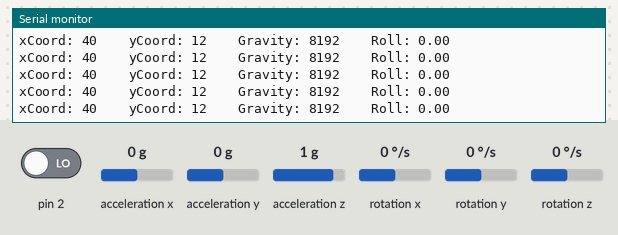
This sketch was run on a simulated Arduino Uno, built with avr-gcc and run on an emulated ATmega328P. Parts: the last lines printed to the serial monitor. The inputs (shaded band) are chosen by the test bench; at power-on: acceleration x 0 g, acceleration y 0 g, acceleration z 1 g, pin 2 LOW, rotation x 0 °/s, rotation y 0 °/s, rotation z 0 °/s. The sensor or clock chip raises its interrupt line as the real part does; no radio packets arrive unless stated.

Above: at 1.7 s.
1.8 s: acceleration x set to 0.2 g
At 2.6 s:
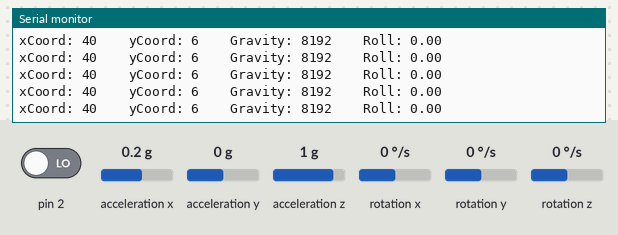
3.3 s: acceleration y set to -1.4 g
At 4.2 s:
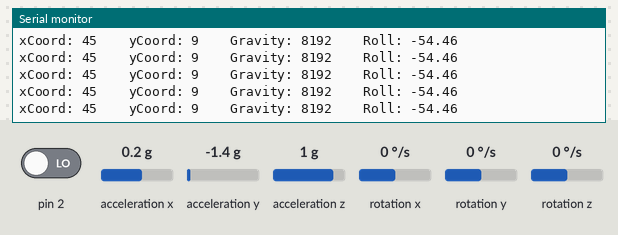
6.3 s: acceleration z set to -1.4 g
At 7.1 s:
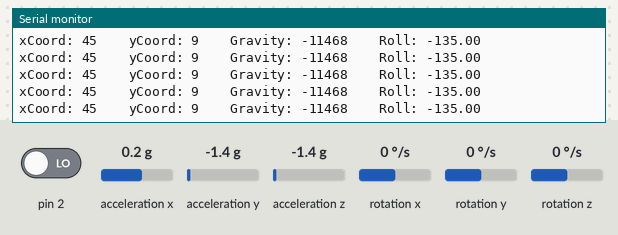
9.3 s: acceleration x set to -1.4 g
At 10.3 s:
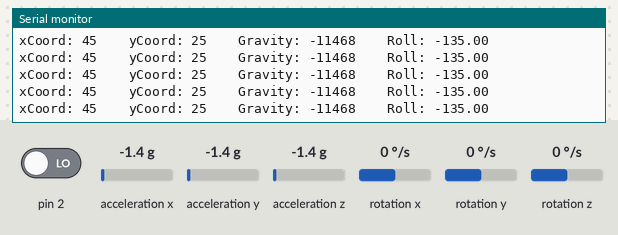
12.3 s: acceleration z set to 0 g
At 13.3 s:
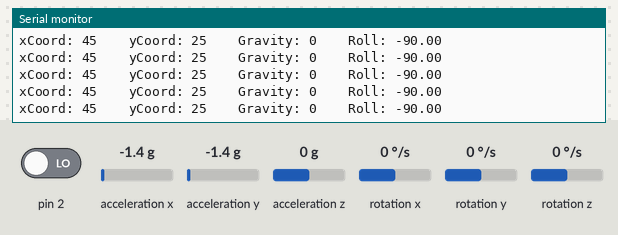
15.3 s: acceleration y set to 0 g
At 16.3 s:
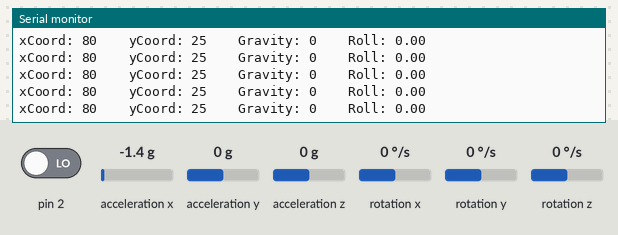
Timing chart, 0 to 18.3 s (numbered marks = the images above; inputs shaded):
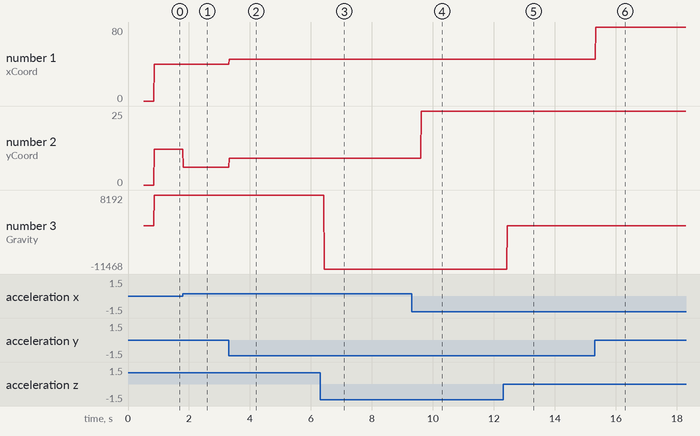

Measured:
- after the input at 1.8 s, the serial monitor: prints a new line at once (image 1)
- after the input at 3.3 s, the serial monitor: prints a new line at once (image 2)
- after the input at 6.3 s, the serial monitor: prints a new line at once (image 3)
- after the input at 9.3 s, the serial monitor: prints a new line after 0.31 s (image 4)
- after the input at 12.3 s, the serial monitor: prints a new line at once (image 5)
- after the input at 15.3 s, the serial monitor: prints a new line at once (image 6)
- plotted number 1: 40 → 45 after the input at 3.3 s, 45 → 80 after the input at 15.3 s
- plotted number 2: 12 → 6 after the input at 1.8 s, 6 → 9 after the input at 3.3 s, 9 → 25 after the input at 9.3 s

The sketch:

MPUtest.ino
```cpp
// our regular includes and stuff
#include "I2Cdev.h"
#include "MPU6050_6Axis_MotionApps20.h"
#include <SPI.h>
#include "RF24.h"

// pin constants!
const int buttonPin = 6;   // pin for our clicky button

#if I2CDEV_IMPLEMENTATION == I2CDEV_ARDUINO_WIRE
    #include "Wire.h"
#endif

// declare our mpu object
MPU6050 mpu;

// MPU control and status variables
bool dmpReady = false;  // set true if DMP init was successful
uint8_t mpuIntStatus;   // holds actual interrupt status byte from MPU
uint8_t devStatus;      // return status after each device operation (0 = success, !0 = error)
uint16_t packetSize;    // expected DMP packet size (default is 42 bytes)
uint16_t fifoCount;     // count of all bytes currently in FIFO
uint8_t fifoBuffer[64]; // FIFO storage buffer

// MPU orientation and motion variables
Quaternion q;           // [w, x, y, z]         quaternion container
VectorInt16 aa;         // [x, y, z]            accel sensor measurements
VectorInt16 aaReal;     // [x, y, z]            gravity-free accel sensor measurements
VectorInt16 aaWorld;    // [x, y, z]            world-frame accel sensor measurements
VectorFloat gravity;    // [x, y, z]            gravity vector
float euler[3];         // [psi, theta, phi]    Euler angle container
float ypr[3];           // [yaw, pitch, roll]   yaw/pitch/roll container and gravity vector

// MPU interruption detection
volatile bool mpuInterrupt = false;     // indicates whether MPU interrupt pin has gone high
void dmpDataReady() {
    mpuInterrupt = true;
}

// the Radio object
 RF24 radio(7,8);

byte addresses[][6] = {"1unit","2unit","3unit","4unit","5unit"};
    // controller is 1unit, player 1 is 2unit, player 2 is 3unit, player 3 is 4unit, player 4 is 5unit

// our struct for transmission
struct dataPackage{
  int8_t xCoordinate;
  int8_t yCoordinate;
//  uint8_t left;
//  uint8_t up;
//  uint8_t right;
  int8_t trigger;
};
struct dataPackage radioPackage;

// our timer variable
unsigned long currentMillis = 0;

// whole buncha global variables
int prevX, prevY;
float currYaw, currPitch, currRoll, prevYaw, prevPitch, prevRoll;
long currGrav, prevGrav;

// glitch tracker, to see if we've encountered a glitch this loop
int antiGlitch;

// anti-anti-glitch variable, prevents us from staying in anti-glitch mode for too long
int glitchCounter;

// and a mode that tells us whether to operate normally or ignore antiglitch
int deGlitchMode;


void setup()
{
  Serial.begin(38400);
  Serial.println(F("Welcome to the ECE391 MPU tester"));

  // join I2C bus (I2Cdev library doesn't do this automatically)
  #if I2CDEV_IMPLEMENTATION == I2CDEV_ARDUINO_WIRE
      Wire.begin();
      TWBR = 24; // 400kHz I2C clock (200kHz if CPU is 8MHz)
  #elif I2CDEV_IMPLEMENTATION == I2CDEV_BUILTIN_FASTWIRE
      Fastwire::setup(400, true);
  #endif

  // initialize object
  devStatus = mpu.dmpInitialize();

  // set offsets from test
  mpu.setXGyroOffset(-157);
  mpu.setYGyroOffset(84);
  mpu.setZGyroOffset(29);
  mpu.setZAccelOffset(411);

  // make sure all our MPU stuff worked, and turn it on!
  if (devStatus == 0) {
      // turn on the DMP, now that it's ready
//      Serial.println(F("Enabling DMP..."));
      mpu.setDMPEnabled(true);

      // enable Arduino interrupt detection
//      Serial.println(F("Enabling interrupt detection (Arduino external interrupt 0)..."));
      attachInterrupt(0, dmpDataReady, RISING);
      mpuIntStatus = mpu.getIntStatus();

      // set our DMP Ready flag so the main loop() function knows it's okay to use it
//      Serial.println(F("DMP ready! Waiting for first interrupt..."));
      dmpReady = true;

      // get expected DMP packet size for later comparison
      packetSize = mpu.dmpGetFIFOPacketSize();
  } else {
      // ERROR!
      // 1 = initial memory load failed
      // 2 = DMP configuration updates failed
      // (if it's going to break, usually the code will be 1)
/*      Serial.print(F("DMP Initialization failed (code "));
      Serial.print(devStatus);
      Serial.println(F(")"));
*/  }

  // set our radio stuff
  radio.begin();
  radio.setDataRate(RF24_250KBPS);
  radio.setChannel(108);
  radio.setPALevel(RF24_PA_LOW); // we might need to do this or not

  // open radio pipes
  radio.openWritingPipe(addresses[0]);
  radio.stopListening();

  // initialize our structs
  radioPackage.xCoordinate = 0;
  radioPackage.yCoordinate = 0;
//  radioPackage.left = 0;
//  radioPackage.up = 0;
//  radioPackage.right = 0;
  radioPackage.trigger = 0;

  // do our input pullup! this means it is normally high, and active low
  pinMode(buttonPin, INPUT_PULLUP);

  // and set a gravity thing so it wont scream at me
  prevGrav = 8000;

  // and antiglitch
  antiGlitch = 0;
  glitchCounter = 0;
  deGlitchMode = 1;
}

void loop()
{
  // if programming failed, don't try to do anything
  if (!dmpReady) return;

  // timer stuff
  currentMillis = millis();

  // reset interrupt flag and get INT_STATUS byte
  mpuInterrupt = false;
  mpuIntStatus = mpu.getIntStatus();

  // get current FIFO count
  fifoCount = mpu.getFIFOCount();

  // wait for correct available data length, should be a VERY short wait
  while (fifoCount < packetSize) fifoCount = mpu.getFIFOCount();

  // read a packet from FIFO
  mpu.getFIFOBytes(fifoBuffer, packetSize);
  mpu.resetFIFO();    // AND CLEAR THE FFER

  // track FIFO count here in case there is > 1 packet available
  // (this lets us immediately read more without waiting for an interrupt)
  fifoCount -= packetSize;

// displaying yaw, pitch and roll
  mpu.dmpGetQuaternion(&q, fifoBuffer);
  mpu.dmpGetGravity(&gravity, &q);
  mpu.dmpGetYawPitchRoll(ypr, &q, &gravity);
  mpu.dmpGetAccel(&aa, fifoBuffer);
/*
  Serial.print("ypr\t");
  Serial.print(ypr[0] * 180/M_PI);
  Serial.print("\t");
  Serial.print(ypr[1] * 180/M_PI);
  Serial.print("\t");
  Serial.print(ypr[2] * 180/M_PI);
  Serial.print("\t");
  Serial.print("angular velocity is");
  Serial.println(gyro);
*/

  // save previous coordinate values
  prevX = radioPackage.xCoordinate;
  prevY = radioPackage.yCoordinate;
  prevRoll = currRoll;    // and roll!
  prevGrav = currGrav;    // and gravity!

  // save our currpitch and yaw (and roll and gravity!)
  currYaw = (ypr[0] * 180/M_PI);
  currPitch = -(ypr[1] * 180/M_PI);
  currRoll = (ypr[2] * 180/M_PI);
  currGrav = aa.z;

/*  Serial.print(F("currYaw is "));
  Serial.print(currYaw);
  Serial.print(F("      currPitch is "));
  Serial.println(currPitch);
*/

  // disregard crazy gravity values
  if((abs(currGrav - prevGrav) > 6000) && (deGlitchMode))
  {
//    Serial.println(F("Woah there! Who forgot to pay the gravity bill?!"));
    currGrav = prevGrav;
    antiGlitch = 1;
  }

  // now turn these into our 80x25 coordinate system
  if((currRoll > 60) || (currRoll < -60)) // are we vertical?
  {
    radioPackage.xCoordinate = prevX;
    radioPackage.yCoordinate = .5*currPitch + 12.5; //disregard x coordinate
  }
  else if(currGrav > 0)    // check if orientation is upright
  {
    radioPackage.xCoordinate = currYaw + 40;
    radioPackage.yCoordinate = .5*currPitch + 12.5;
  }
  else if(currGrav <= 0)              // else it's not upright
  {
    radioPackage.xCoordinate = -(currYaw) + 40;    // flip x
    radioPackage.yCoordinate = .5*currPitch + 12.5;
  }
  else  // SENSOR FUSION!!! gravity and roll work together to eliminate glitches!
  {
    radioPackage.xCoordinate = prevX;
    radioPackage.yCoordinate = .5*currPitch + 12.5;
  }

  // also check for boundaries
  if(radioPackage.xCoordinate > 80)
  {
    radioPackage.xCoordinate = 80;
  }
  else if(radioPackage.xCoordinate < 0)
  {
    radioPackage.xCoordinate = 0;
  }
  if(radioPackage.yCoordinate > 25)
  {
    radioPackage.yCoordinate = 25;
  }
  else if(radioPackage.yCoordinate < 0)
  {
    radioPackage.yCoordinate = 0;
  }

  // disregard crazy coordinate values
  if(((abs(radioPackage.xCoordinate - prevX) > 20) || (abs(radioPackage.yCoordinate - prevY) > 10)) && (deGlitchMode))
  {
/*    Serial.print(F("Woah there! Got a crazy coordinate!         "));
    Serial.print(F("xCoord: "));
    Serial.print(radioPackage.xCoordinate);
    Serial.print(F("    yCoord: "));
    Serial.println(radioPackage.yCoordinate);
*/    radioPackage.xCoordinate = prevX;
    radioPackage.yCoordinate = prevY;
    antiGlitch = 1;
  }

  // print statements
  Serial.print(F("xCoord: "));
  Serial.print(radioPackage.xCoordinate);
  Serial.print(F("    yCoord: "));
  Serial.print(radioPackage.yCoordinate);
  Serial.print(F("    Gravity: "));
  Serial.print(currGrav);
  Serial.print(F("    Roll: "));
  Serial.println(currRoll);

  // our antiglitch stuff
  if(antiGlitch)
  {
    glitchCounter++;
  }
  else
  {
    glitchCounter = 0;
  }

  // whether to stay in deGlitch mode or not
  deGlitchMode = 1;
  if(glitchCounter == 25)
  {
    deGlitchMode = 0;
    glitchCounter = 0;
  }

  // send our radio message every loop!
 if(!radio.write(&radioPackage, sizeof(radioPackage)))
 {
 //  Serial.println(F("oopsies, our stuff was not sent correctly"));
 }

  // check if our button has been pressed! (active low)
  /*
 if(!digitalRead(buttonPin))
    radioPackage.trigger = 1;
 else
    radioPackage.trigger = 0;
 */
}
```
